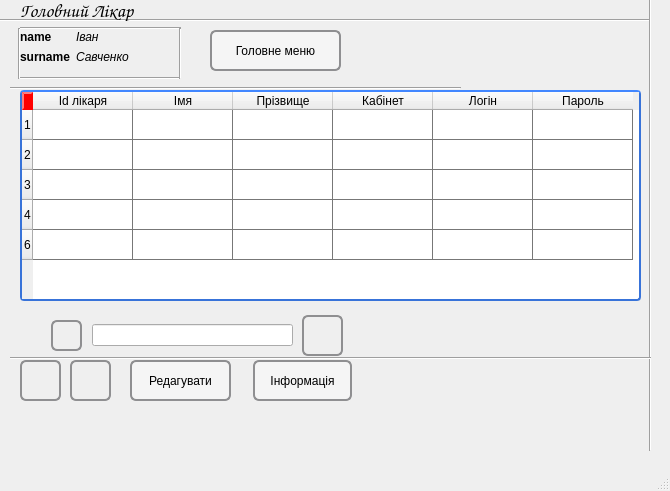
<?xml version="1.0" encoding="UTF-8"?>
<ui version="4.0">
 <class>maindoctor</class>
 <widget class="QMainWindow" name="maindoctor">
  <property name="geometry">
   <rect>
    <x>0</x>
    <y>0</y>
    <width>670</width>
    <height>491</height>
   </rect>
  </property>
  <property name="windowTitle">
   <string>MainWindow</string>
  </property>
  <widget class="QWidget" name="centralwidget">
   <widget class="QPushButton" name="pushButton_2">
    <property name="geometry">
     <rect>
      <x>70</x>
      <y>360</y>
      <width>41</width>
      <height>41</height>
     </rect>
    </property>
    <property name="styleSheet">
     <string notr="true">

QPushButton:hover{
border-width: 0px;
	
	color: rgb(11, 11, 11);
border-radius: 20%;

}
 QPushButton {
     border: 2px solid #8f8f91;
     border-radius: 6px;
     
	border-image: url(:/search/deletesquarebutton_79500.png);
	font: 75 oblique 11pt &quot;Norasi&quot;;
	outline: none;
 }


 QPushButton:flat {
     border: none; /* для плоской кнопки границы нет */
 }

 QPushButton:default {
     border-color: navy; /* делаем кнопку по умолчанию выпуклой */
 }</string>
    </property>
    <property name="text">
     <string/>
    </property>
   </widget>
   <widget class="QTableWidget" name="tableWidget">
    <property name="geometry">
     <rect>
      <x>20</x>
      <y>90</y>
      <width>621</width>
      <height>211</height>
     </rect>
    </property>
    <property name="styleSheet">
     <string notr="true">
 QTableView QTableCornerButton::section {
     background: red;
     border: 2px outset red;
 }
QTableView {
    border: 2px solid #3873d9;
    border-top-color: #4287ff;
    border-radius: 4px;
    background-color: #fff;
    background-image: url(:/img/other/background.png);
    gridline-color: #777;
    selection-background-color: #ccdfff;
    color:#333;
    font-size:12px;
	font: 75 oblique 11pt &quot;Tlwg Typist&quot;;
 }
</string>
    </property>
    <row>
     <property name="text">
      <string>1</string>
     </property>
    </row>
    <row>
     <property name="text">
      <string>2</string>
     </property>
    </row>
    <row>
     <property name="text">
      <string>3</string>
     </property>
    </row>
    <row>
     <property name="text">
      <string>4</string>
     </property>
    </row>
    <row>
     <property name="text">
      <string>6</string>
     </property>
    </row>
    <column>
     <property name="text">
      <string>Id лікаря</string>
     </property>
    </column>
    <column>
     <property name="text">
      <string>Імя</string>
     </property>
    </column>
    <column>
     <property name="text">
      <string>Прізвище</string>
     </property>
    </column>
    <column>
     <property name="text">
      <string>Кабінет</string>
     </property>
    </column>
    <column>
     <property name="text">
      <string>Логін</string>
     </property>
    </column>
    <column>
     <property name="text">
      <string>Пароль</string>
     </property>
    </column>
   </widget>
   <widget class="Line" name="line">
    <property name="geometry">
     <rect>
      <x>0</x>
      <y>10</y>
      <width>651</width>
      <height>20</height>
     </rect>
    </property>
    <property name="orientation">
     <enum>Qt::Horizontal</enum>
    </property>
   </widget>
   <widget class="QWidget" name="formLayoutWidget">
    <property name="geometry">
     <rect>
      <x>20</x>
      <y>30</y>
      <width>160</width>
      <height>48</height>
     </rect>
    </property>
    <layout class="QFormLayout" name="formLayout">
     <item row="0" column="0">
      <widget class="QLabel" name="nameLabel">
       <property name="font">
        <font>
         <weight>75</weight>
         <italic>false</italic>
         <bold>true</bold>
        </font>
       </property>
       <property name="text">
        <string>name</string>
       </property>
      </widget>
     </item>
     <item row="0" column="1">
      <widget class="QLabel" name="label_2">
       <property name="font">
        <font>
         <weight>50</weight>
         <italic>true</italic>
         <bold>false</bold>
        </font>
       </property>
       <property name="text">
        <string>Іван</string>
       </property>
      </widget>
     </item>
     <item row="1" column="0">
      <widget class="QLabel" name="surnameLabel">
       <property name="font">
        <font>
         <weight>75</weight>
         <italic>false</italic>
         <bold>true</bold>
        </font>
       </property>
       <property name="text">
        <string>surname</string>
       </property>
      </widget>
     </item>
     <item row="1" column="1">
      <widget class="QLabel" name="label_3">
       <property name="font">
        <font>
         <italic>true</italic>
        </font>
       </property>
       <property name="text">
        <string>Савченко</string>
       </property>
      </widget>
     </item>
    </layout>
   </widget>
   <widget class="QWidget" name="layoutWidget">
    <property name="geometry">
     <rect>
      <x>92</x>
      <y>320</y>
      <width>201</width>
      <height>31</height>
     </rect>
    </property>
    <layout class="QHBoxLayout" name="horizontalLayout_2">
     <item>
      <layout class="QHBoxLayout" name="horizontalLayout">
       <item>
        <widget class="QLineEdit" name="lineEdit">
         <property name="text">
          <string/>
         </property>
        </widget>
       </item>
      </layout>
     </item>
    </layout>
   </widget>
   <widget class="Line" name="line_2">
    <property name="geometry">
     <rect>
      <x>10</x>
      <y>80</y>
      <width>451</width>
      <height>16</height>
     </rect>
    </property>
    <property name="orientation">
     <enum>Qt::Horizontal</enum>
    </property>
   </widget>
   <widget class="Line" name="line_3">
    <property name="geometry">
     <rect>
      <x>635</x>
      <y>-20</y>
      <width>31</width>
      <height>471</height>
     </rect>
    </property>
    <property name="orientation">
     <enum>Qt::Vertical</enum>
    </property>
   </widget>
   <widget class="Line" name="line_4">
    <property name="geometry">
     <rect>
      <x>10</x>
      <y>350</y>
      <width>641</width>
      <height>16</height>
     </rect>
    </property>
    <property name="orientation">
     <enum>Qt::Horizontal</enum>
    </property>
   </widget>
   <widget class="QLabel" name="label">
    <property name="geometry">
     <rect>
      <x>20</x>
      <y>0</y>
      <width>161</width>
      <height>21</height>
     </rect>
    </property>
    <property name="font">
     <font>
      <family>URW Chancery L</family>
      <pointsize>14</pointsize>
      <italic>true</italic>
     </font>
    </property>
    <property name="text">
     <string>Головний Лікар</string>
    </property>
   </widget>
   <widget class="QPushButton" name="pushButton_3">
    <property name="geometry">
     <rect>
      <x>130</x>
      <y>360</y>
      <width>101</width>
      <height>41</height>
     </rect>
    </property>
    <property name="styleSheet">
     <string notr="true">
QPushButton:hover{
border-width: 0px;
	
	color: rgb(11, 11, 11);
border-radius: 20%;

}
 QPushButton {
     border: 2px solid #8f8f91;
     border-radius: 6px;
     
	background-color: rgb(245, 245, 245);
     min-width: 80px;
	font: 75 oblique 11pt &quot;Norasi&quot;;
	outline: none;
 }


 QPushButton:flat {
     border: none; /* для плоской кнопки границы нет */
 }

 QPushButton:default {
     border-color: navy; /* делаем кнопку по умолчанию выпуклой */
 }</string>
    </property>
    <property name="text">
     <string>Редагувати</string>
    </property>
   </widget>
   <widget class="QLabel" name="label_5">
    <property name="geometry">
     <rect>
      <x>354</x>
      <y>320</y>
      <width>67</width>
      <height>27</height>
     </rect>
    </property>
    <property name="text">
     <string/>
    </property>
   </widget>
   <widget class="QPushButton" name="pushButton">
    <property name="geometry">
     <rect>
      <x>20</x>
      <y>360</y>
      <width>41</width>
      <height>41</height>
     </rect>
    </property>
    <property name="styleSheet">
     <string notr="true">

QPushButton:hover{
border-width: 0px;
	
	color: rgb(11, 11, 11);
border-radius: 20%;

}
 QPushButton {
     border: 2px solid #8f8f91;
     border-radius: 6px;
     border-image: url(:/search/1.png);

	font: 75 oblique 11pt &quot;Norasi&quot;;
	outline: none;
 }


 QPushButton:flat {
     border: none; /* для плоской кнопки границы нет */
 }

 QPushButton:default {
     border-color: navy; /* делаем кнопку по умолчанию выпуклой */
 }</string>
    </property>
    <property name="text">
     <string/>
    </property>
   </widget>
   <widget class="QPushButton" name="pushButton_4">
    <property name="geometry">
     <rect>
      <x>210</x>
      <y>30</y>
      <width>131</width>
      <height>41</height>
     </rect>
    </property>
    <property name="styleSheet">
     <string notr="true">
QPushButton:hover{
border-width: 0px;
	
	color: rgb(11, 11, 11);
border-radius: 20%;

}
 QPushButton {
     border: 2px solid #8f8f91;
     border-radius: 6px;
     
	background-color: rgb(245, 245, 245);
     min-width: 80px;
	font: 75 oblique 11pt &quot;Norasi&quot;;
	outline: none;
 }


 QPushButton:flat {
     border: none; /* для плоской кнопки границы нет */
 }

 QPushButton:default {
     border-color: navy; /* делаем кнопку по умолчанию выпуклой */
 }</string>
    </property>
    <property name="text">
     <string>Головне меню</string>
    </property>
   </widget>
   <widget class="QPushButton" name="pushButton_5">
    <property name="geometry">
     <rect>
      <x>253</x>
      <y>360</y>
      <width>99</width>
      <height>41</height>
     </rect>
    </property>
    <property name="styleSheet">
     <string notr="true">
QPushButton:hover{
border-width: 0px;
	
	color: rgb(11, 11, 11);
border-radius: 20%;

}
 QPushButton {
     border: 2px solid #8f8f91;
     border-radius: 6px;
     
	background-color: rgb(245, 245, 245);
     min-width: 80px;
	font: 75 oblique 11pt &quot;Norasi&quot;;
	outline: none;
 }


 QPushButton:flat {
     border: none; /* для плоской кнопки границы нет */
 }

 QPushButton:default {
     border-color: navy; /* делаем кнопку по умолчанию выпуклой */
 }</string>
    </property>
    <property name="text">
     <string>Інформація</string>
    </property>
   </widget>
   <widget class="Line" name="line_5">
    <property name="geometry">
     <rect>
      <x>20</x>
      <y>70</y>
      <width>161</width>
      <height>16</height>
     </rect>
    </property>
    <property name="orientation">
     <enum>Qt::Horizontal</enum>
    </property>
   </widget>
   <widget class="Line" name="line_6">
    <property name="geometry">
     <rect>
      <x>20</x>
      <y>20</y>
      <width>161</width>
      <height>16</height>
     </rect>
    </property>
    <property name="orientation">
     <enum>Qt::Horizontal</enum>
    </property>
   </widget>
   <widget class="Line" name="line_7">
    <property name="geometry">
     <rect>
      <x>170</x>
      <y>28</y>
      <width>20</width>
      <height>51</height>
     </rect>
    </property>
    <property name="orientation">
     <enum>Qt::Vertical</enum>
    </property>
   </widget>
   <widget class="Line" name="line_8">
    <property name="geometry">
     <rect>
      <x>9</x>
      <y>28</y>
      <width>20</width>
      <height>51</height>
     </rect>
    </property>
    <property name="orientation">
     <enum>Qt::Vertical</enum>
    </property>
   </widget>
   <widget class="QPushButton" name="pushButton_6">
    <property name="geometry">
     <rect>
      <x>51</x>
      <y>320</y>
      <width>31</width>
      <height>31</height>
     </rect>
    </property>
    <property name="styleSheet">
     <string notr="true">

QPushButton:hover{
border-width: 0px;
	
	color: rgb(11, 11, 11);
border-radius: 20%;

}
 QPushButton {
     border: 2px solid #8f8f91;
     border-radius: 6px;
 	
	border-image: url(:/search/search.png);
	font: 75 oblique 11pt &quot;Norasi&quot;;
	outline: none;
 }


 QPushButton:flat {
     border: none; /* для плоской кнопки границы нет */
 }

 QPushButton:default {
     border-color: navy; /* делаем кнопку по умолчанию выпуклой */
 }</string>
    </property>
    <property name="text">
     <string/>
    </property>
   </widget>
   <widget class="QPushButton" name="pushButton_7">
    <property name="geometry">
     <rect>
      <x>302</x>
      <y>315</y>
      <width>41</width>
      <height>41</height>
     </rect>
    </property>
    <property name="styleSheet">
     <string notr="true">

QPushButton:hover{
border-width: 0px;
	
	color: rgb(11, 11, 11);
border-radius: 20%;

}
 QPushButton {
     border: 2px solid #8f8f91;
     border-radius: 6px;
 	
	
	border-image: url(:/search/REFRESH2_26887.png);
	font: 75 oblique 11pt &quot;Norasi&quot;;
	outline: none;
 }


 QPushButton:flat {
     border: none; /* для плоской кнопки границы нет */
 }

 QPushButton:default {
     border-color: navy; /* делаем кнопку по умолчанию выпуклой */
 }</string>
    </property>
    <property name="text">
     <string/>
    </property>
   </widget>
  </widget>
  <widget class="QMenuBar" name="menubar">
   <property name="geometry">
    <rect>
     <x>0</x>
     <y>0</y>
     <width>670</width>
     <height>25</height>
    </rect>
   </property>
  </widget>
  <widget class="QStatusBar" name="statusbar"/>
 </widget>
 <resources/>
 <connections/>
</ui>
